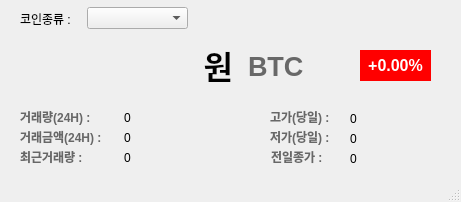
<?xml version="1.0" encoding="UTF-8"?>
<ui version="4.0">
 <class>MainWindow</class>
 <widget class="QMainWindow" name="MainWindow">
  <property name="geometry">
   <rect>
    <x>0</x>
    <y>0</y>
    <width>461</width>
    <height>202</height>
   </rect>
  </property>
  <property name="windowTitle">
   <string>MainWindow</string>
  </property>
  <widget class="QWidget" name="centralwidget">
   <widget class="QLabel" name="label">
    <property name="geometry">
     <rect>
      <x>20</x>
      <y>13</y>
      <width>56</width>
      <height>12</height>
     </rect>
    </property>
    <property name="text">
     <string>코인종류 :</string>
    </property>
   </widget>
   <widget class="QComboBox" name="coin_comboBox">
    <property name="geometry">
     <rect>
      <x>87</x>
      <y>7</y>
      <width>101</width>
      <height>22</height>
     </rect>
    </property>
    <property name="font">
     <font>
      <pointsize>10</pointsize>
     </font>
    </property>
   </widget>
   <widget class="QLabel" name="coin_price_label">
    <property name="geometry">
     <rect>
      <x>12</x>
      <y>39</y>
      <width>221</width>
      <height>51</height>
     </rect>
    </property>
    <property name="font">
     <font>
      <family>맑은 고딕</family>
      <pointsize>24</pointsize>
      <weight>75</weight>
      <bold>true</bold>
     </font>
    </property>
    <property name="text">
     <string>원</string>
    </property>
    <property name="alignment">
     <set>Qt::AlignRight|Qt::AlignTrailing|Qt::AlignVCenter</set>
    </property>
   </widget>
   <widget class="QLabel" name="coin_ticker_label">
    <property name="geometry">
     <rect>
      <x>248</x>
      <y>51</y>
      <width>101</width>
      <height>31</height>
     </rect>
    </property>
    <property name="font">
     <font>
      <family>Arial</family>
      <pointsize>20</pointsize>
      <weight>75</weight>
      <bold>true</bold>
     </font>
    </property>
    <property name="styleSheet">
     <string notr="true">color:rgb(104, 104, 104)</string>
    </property>
    <property name="text">
     <string>BTC</string>
    </property>
   </widget>
   <widget class="QLabel" name="coin_changelate_label">
    <property name="geometry">
     <rect>
      <x>360</x>
      <y>50</y>
      <width>71</width>
      <height>31</height>
     </rect>
    </property>
    <property name="font">
     <font>
      <family>Arial</family>
      <pointsize>12</pointsize>
      <weight>75</weight>
      <bold>true</bold>
     </font>
    </property>
    <property name="styleSheet">
     <string notr="true">background-color:red;color:white;</string>
    </property>
    <property name="text">
     <string>+0.00%</string>
    </property>
    <property name="alignment">
     <set>Qt::AlignCenter</set>
    </property>
   </widget>
   <widget class="QLabel" name="label_5">
    <property name="geometry">
     <rect>
      <x>20</x>
      <y>109</y>
      <width>91</width>
      <height>16</height>
     </rect>
    </property>
    <property name="font">
     <font>
      <weight>75</weight>
      <bold>true</bold>
     </font>
    </property>
    <property name="styleSheet">
     <string notr="true">color:rgb(103, 103, 103)</string>
    </property>
    <property name="text">
     <string>거래량(24H) :</string>
    </property>
   </widget>
   <widget class="QLabel" name="acc_trade_volume_label">
    <property name="geometry">
     <rect>
      <x>124</x>
      <y>110</y>
      <width>131</width>
      <height>16</height>
     </rect>
    </property>
    <property name="text">
     <string>0</string>
    </property>
   </widget>
   <widget class="QLabel" name="label_7">
    <property name="geometry">
     <rect>
      <x>20</x>
      <y>129</y>
      <width>101</width>
      <height>16</height>
     </rect>
    </property>
    <property name="font">
     <font>
      <weight>75</weight>
      <bold>true</bold>
     </font>
    </property>
    <property name="styleSheet">
     <string notr="true">color:rgb(103, 103, 103)</string>
    </property>
    <property name="text">
     <string>거래금액(24H) :</string>
    </property>
   </widget>
   <widget class="QLabel" name="acc_trade_price_label">
    <property name="geometry">
     <rect>
      <x>124</x>
      <y>130</y>
      <width>121</width>
      <height>16</height>
     </rect>
    </property>
    <property name="text">
     <string>0</string>
    </property>
   </widget>
   <widget class="QLabel" name="label_9">
    <property name="geometry">
     <rect>
      <x>20</x>
      <y>149</y>
      <width>91</width>
      <height>16</height>
     </rect>
    </property>
    <property name="font">
     <font>
      <weight>75</weight>
      <bold>true</bold>
     </font>
    </property>
    <property name="styleSheet">
     <string notr="true">color:rgb(103, 103, 103)</string>
    </property>
    <property name="text">
     <string>최근거래량 :</string>
    </property>
   </widget>
   <widget class="QLabel" name="trade_volume_label">
    <property name="geometry">
     <rect>
      <x>124</x>
      <y>150</y>
      <width>121</width>
      <height>16</height>
     </rect>
    </property>
    <property name="text">
     <string>0</string>
    </property>
   </widget>
   <widget class="QLabel" name="label_11">
    <property name="geometry">
     <rect>
      <x>270</x>
      <y>109</y>
      <width>81</width>
      <height>16</height>
     </rect>
    </property>
    <property name="font">
     <font>
      <weight>75</weight>
      <bold>true</bold>
     </font>
    </property>
    <property name="styleSheet">
     <string notr="true">color:rgb(103, 103, 103)</string>
    </property>
    <property name="text">
     <string>고가(당일) :</string>
    </property>
   </widget>
   <widget class="QLabel" name="label_12">
    <property name="geometry">
     <rect>
      <x>270</x>
      <y>129</y>
      <width>81</width>
      <height>16</height>
     </rect>
    </property>
    <property name="font">
     <font>
      <weight>75</weight>
      <bold>true</bold>
     </font>
    </property>
    <property name="styleSheet">
     <string notr="true">color:rgb(103, 103, 103)</string>
    </property>
    <property name="text">
     <string>저가(당일) :</string>
    </property>
   </widget>
   <widget class="QLabel" name="label_13">
    <property name="geometry">
     <rect>
      <x>271</x>
      <y>149</y>
      <width>71</width>
      <height>16</height>
     </rect>
    </property>
    <property name="font">
     <font>
      <weight>75</weight>
      <bold>true</bold>
     </font>
    </property>
    <property name="styleSheet">
     <string notr="true">color:rgb(103, 103, 103)</string>
    </property>
    <property name="text">
     <string>전일종가 :</string>
    </property>
   </widget>
   <widget class="QLabel" name="high_price_label">
    <property name="geometry">
     <rect>
      <x>350</x>
      <y>109</y>
      <width>91</width>
      <height>20</height>
     </rect>
    </property>
    <property name="text">
     <string>0</string>
    </property>
   </widget>
   <widget class="QLabel" name="prev_closing_price_label">
    <property name="geometry">
     <rect>
      <x>350</x>
      <y>149</y>
      <width>81</width>
      <height>20</height>
     </rect>
    </property>
    <property name="text">
     <string>0</string>
    </property>
   </widget>
   <widget class="QLabel" name="low_price_label">
    <property name="geometry">
     <rect>
      <x>350</x>
      <y>129</y>
      <width>91</width>
      <height>20</height>
     </rect>
    </property>
    <property name="text">
     <string>0</string>
    </property>
   </widget>
  </widget>
  <widget class="QStatusBar" name="statusbar"/>
 </widget>
 <resources/>
 <connections/>
</ui>
